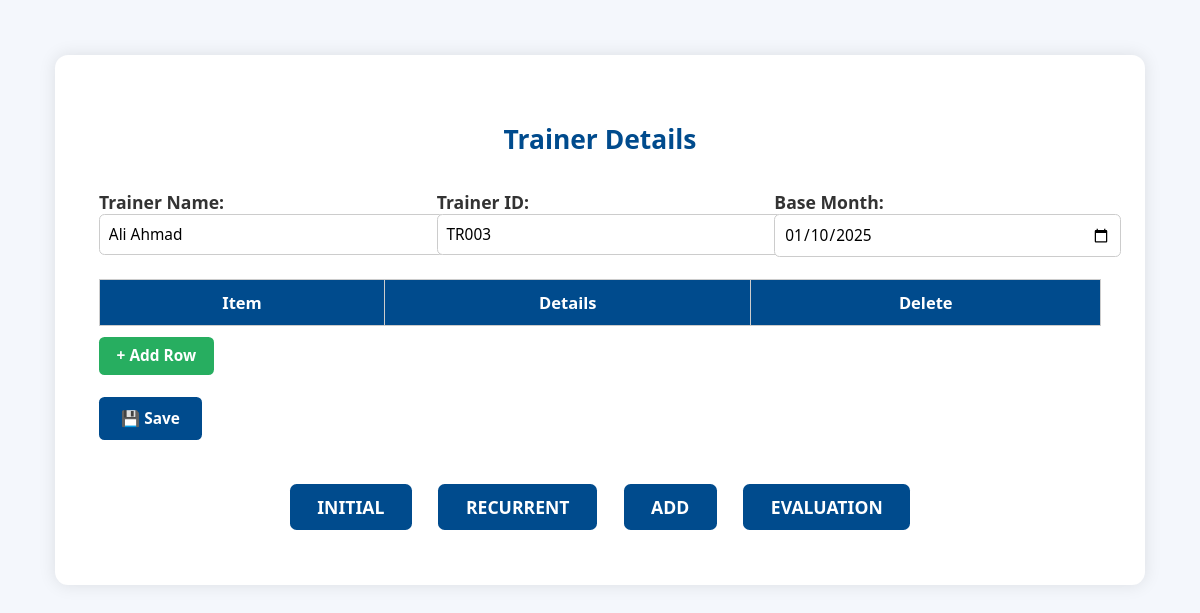
The page /trainer/TR003 on the database its author committed.
### tables this page shows
CREATE TABLE trainers (
    id INTEGER PRIMARY KEY AUTOINCREMENT,
    name TEXT NOT NULL,
    trainer_id TEXT NOT NULL UNIQUE,
    base_month TEXT NOT NULL,
    initial TEXT,
    recurrent TEXT,
    add_course TEXT,
    evaluate TEXT
);

### app.py (the view, shortened to what this page needs)
@app.route("/trainer/<trainer_id>", methods=["GET", "POST"])
def trainer_detail(trainer_id):
    conn = sqlite3.connect("database.db")
    conn.row_factory = sqlite3.Row
    c = conn.cursor()
    trainer = c.execute("SELECT * FROM trainers WHERE trainer_id = ?", (trainer_id,)).fetchone()
    records = c.execute("SELECT item, detail FROM trainer_details WHERE trainer_id = ?", (trainer_id,)).fetchall()
    conn.close()
    return render_template("ast/trainer_detail.html", trainer=trainer, details=records)

### templates/ast/trainer_detail.html (shortened to what this page needs)
<!DOCTYPE html>
<html lang="en">
<head>
    <link rel="stylesheet" href="{{ url_for('static', filename='style.css') }}">
</head>
<body>
    <div class="container">
        <h2>Trainer Details</h2>
        <form method="POST" action="{{ url_for('trainer_detail', trainer_id=trainer.id) }}">
            <div class="info-group">
                <div style="flex:1; margin-right: 10px;">
                    <label>Trainer Name:</label>
                    <input type="text" name="trainer_name" value="{{ trainer.name }}">
                </div>
                <div style="flex:1; margin-right: 10px;">
                    <label>Trainer ID:</label>
                    <input type="text" name="trainer_id" value="{{ trainer.trainer_id }}">
                </div>
                <div style="flex:1;">
                    <label>Base Month:</label>
                    <input type="date" name="base_month" value="{{ trainer.base_month }}">
                </div>
            </div>
            <table>
                <thead>
                    <tr>
                        <th>Item</th>
                        <th>Details</th>
                        <th>Delete</th>
                    </tr>
                </thead>
            </table>
            <button type="button" class="add-row-btn" onclick="addRow()">+ Add Row</button>
            <br>
            <button type="submit" class="save-btn">💾 Save</button>
        </form>
        <div class="button-group">
            <a href="{{ url_for('initial_page', trainer_id=trainer.id) }}" class="form-btn">INITIAL</a>
            <a href="{{ url_for('recurrent_page', trainer_id=trainer.id) }}" class="form-btn">RECURRENT</a>
            <a href="{{ url_for('add_qualification', trainer_id=trainer.id) }}" class="form-btn">ADD</a>
            <a href="{{ url_for('evaluation', trainer_id=trainer.id) }}" class="form-btn">EVALUATION</a>
        </div>
    </div>
</body>
</html>

### static/style.css (style rules this page uses)
body { font-family: 'Segoe UI', Tahoma, sans-serif; background-color: #f5f8fc; padding: 40px; margin: 0; color: #333; }
.container, .initial-container, .tcfoi-container, .qualification-container { max-width: 1000px; margin: auto; background-color: #fff; padding: 30px; border-radius: 10px; box-shadow: 0 0 12px rgba(0, 0, 0, 0.08); }
h2 { text-align: center; color: #004b8d; margin-bottom: 20px; }
button, input, select, textarea { font-size: 14px; padding: 8px 12px; border-radius: 6px; border: 1px solid #ccc; outline: none; font-family: 'Segoe UI', Tahoma, sans-serif; }
button { cursor: pointer; transition: background-color 0.3s ease, transform 0.1s ease; }
button.save-btn { background-color: #004b8d; color: white; border: none; }
button.add-row-btn { margin-top: 10px; background-color: #27ae60; color: white; border: none; }
table { width: 100%; border-collapse: collapse; margin-top: 20px; background-color: #fff; }
th, td { border: 1px solid #ccc; padding: 10px; text-align: center; }
th { background-color: #004b8d; color: white; font-size: 15px; }

### templates/ast/trainer_detail.html (style rules this page uses)
body { font-family: 'Segoe UI', sans-serif; background-color: #f4f7fc; padding: 50px; zoom: 1.1; }
.container { max-width: 1200px; margin: auto; background-color: white; padding: 40px; border-radius: 12px; box-shadow: 0 0 15px rgba(0, 0, 0, 0.1); }
h2 { text-align: center; color: #004b8d; margin-bottom: 30px; }
.info-group { display: flex; justify-content: space-between; margin-bottom: 20px; }
.info-group label { font-weight: bold; margin-right: 10px; }
input[type="text"], input[type="date"] { padding: 8px; width: 100%; border-radius: 5px; border: 1px solid #ccc; }
table { width: 100%; border-collapse: collapse; margin-top: 20px; }
th, td { border: 1px solid #ccc; padding: 10px; text-align: center; }
th { background-color: #004b8d; color: white; }
.add-row-btn { margin-top: 15px; background-color: #004b8d; color: white; padding: 8px 16px; border: none; border-radius: 5px; font-weight: bold; cursor: pointer; }
.save-btn { background-color: #28a745; color: white; padding: 10px 20px; border: none; border-radius: 5px; font-weight: bold; cursor: pointer; margin-top: 20px; }
.form-btn { display: inline-block; margin: 10px; padding: 10px 25px; background-color: #004b8d; color: white; border: none; border-radius: 6px; font-weight: bold; text-decoration: none; cursor: pointer; }
.button-group { text-align: center; margin-top: 30px; }

### rows shown on the page
trainers: trainer_name "Ali Ahmad", trainer_id "TR003", base_month "01/10/2025"
